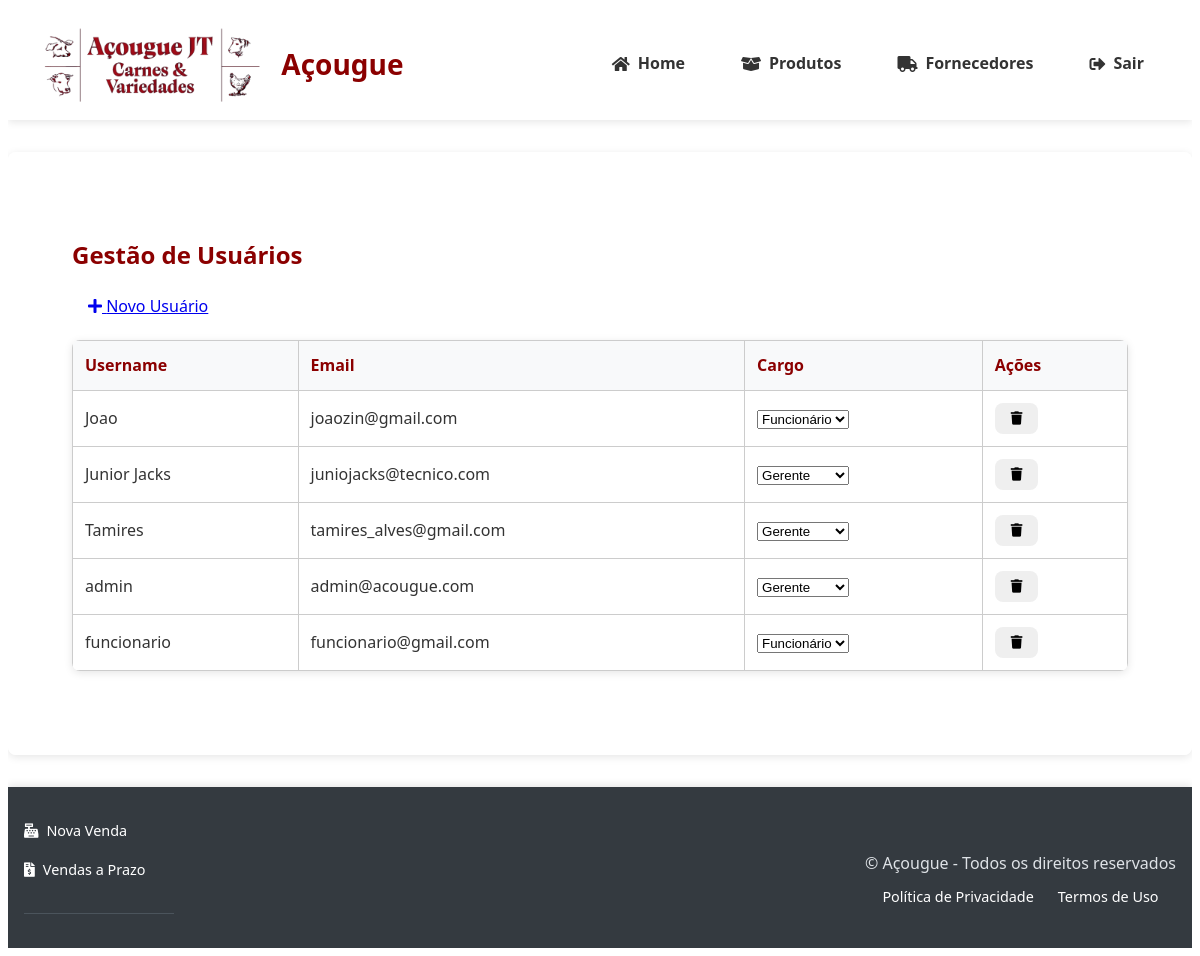
The page /admin/usuarios (signed in) on the database as committed earlier.
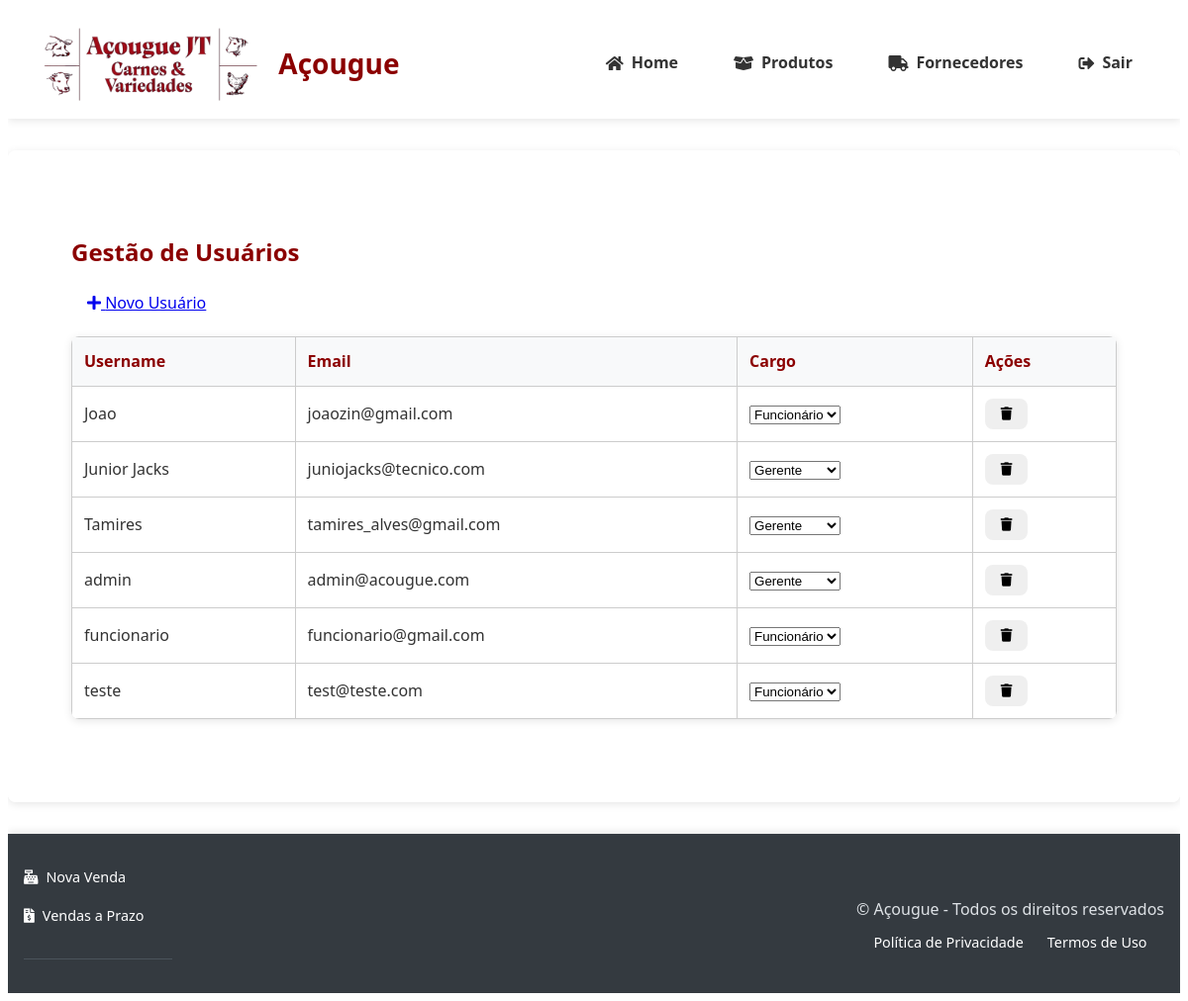
The same page on the database as committed later.
### tables this page shows
CREATE TABLE users (
                id INTEGER PRIMARY KEY AUTOINCREMENT,
                username TEXT UNIQUE NOT NULL,
                email TEXT UNIQUE NOT NULL,
                password_hash TEXT NOT NULL,
                role TEXT NOT NULL DEFAULT 'funcionario',
                created_at TIMESTAMP DEFAULT CURRENT_TIMESTAMP
            );

### app.py (the view)
@app.route('/admin/usuarios')
@login_required
@role_required('gerente')
def admin_usuarios():
    success = request.args.get('success')
    error = request.args.get('error')
    usuarios = [dict(u) for u in get_all_users()]
    return render_template(
        'admin/usuarios.html',
        usuarios=usuarios,
        success=success,
        error=error
    )

### banco_dados.py (called while the page is built)
@contextmanager
def get_db_connection():
    conn = sqlite3.connect(DB_PATH)
    conn.row_factory = sqlite3.Row
    conn.execute("PRAGMA foreign_keys = ON")
    try:
        yield conn
    finally:
        conn.close()

def get_all_users():
    with get_db_connection() as conn:
        cursor = conn.execute(
            'SELECT id, username, email, role FROM users ORDER BY username'
        )
        return [dict(row) for row in cursor.fetchall()]

### templates/admin/usuarios.html (shortened to what this page needs)
{% extends "base.html" %}
{% block content %}
<div class="container">
    <div class="d-flex justify-content-between align-items-center mb-3">
        <h2 style="color: #8B0000;">Gestão de Usuários</h2>
        <a href="{{ url_for('novo_usuario') }}" class="btn btn-primary">
            <i class="fas fa-plus"></i> Novo Usuário
        </a>
    </div>
    <div class="table-responsive">
        <table class="table table-hover">
            <thead class="thead-dark">
                <tr>
                    <th>Username</th>
                    <th>Email</th>
                    <th>Cargo</th>
                    <th>Ações</th>
                </tr>
            </thead>
            <tbody>
                {% for usuario in usuarios %}
                <tr>
                    <td>{{ usuario.username }}</td>
                    <td>{{ usuario.email }}</td>
                    <td>
                        <form method="POST" action="{{ url_for('editar_usuario', id=usuario.id) }}">
                            <select name="role" class="form-select"
                                    onchange="this.form.submit()"
                                    style="width: auto; display: inline-block;">
                                <option value="gerente" {% if usuario.role == 'gerente' %}selected{% endif %}>
                                    Gerente
                                </option>
                                <option value="funcionario" {% if usuario.role == 'funcionario' %}selected{% endif %}>
                                    Funcionário
                                </option>
                            </select>
                        </form>
                    </td>
                    <td>
                        <form method="POST" action="{{ url_for('excluir_usuario', id=usuario.id) }}"
                              onsubmit="return confirm('Tem certeza que deseja excluir este usuário?');">
                            <button type="submit" class="btn btn-danger btn-sm">
                                <i class="fas fa-trash"></i>
                            </button>
                        </form>
                    </td>
                </tr>
                {% endfor %}
            </tbody>
        </table>
    </div>
</div>
{% endblock %}

Rows that differ between the two databases and show on the page:
added users: username "teste", email "test@teste.com", role "Funcionário"
